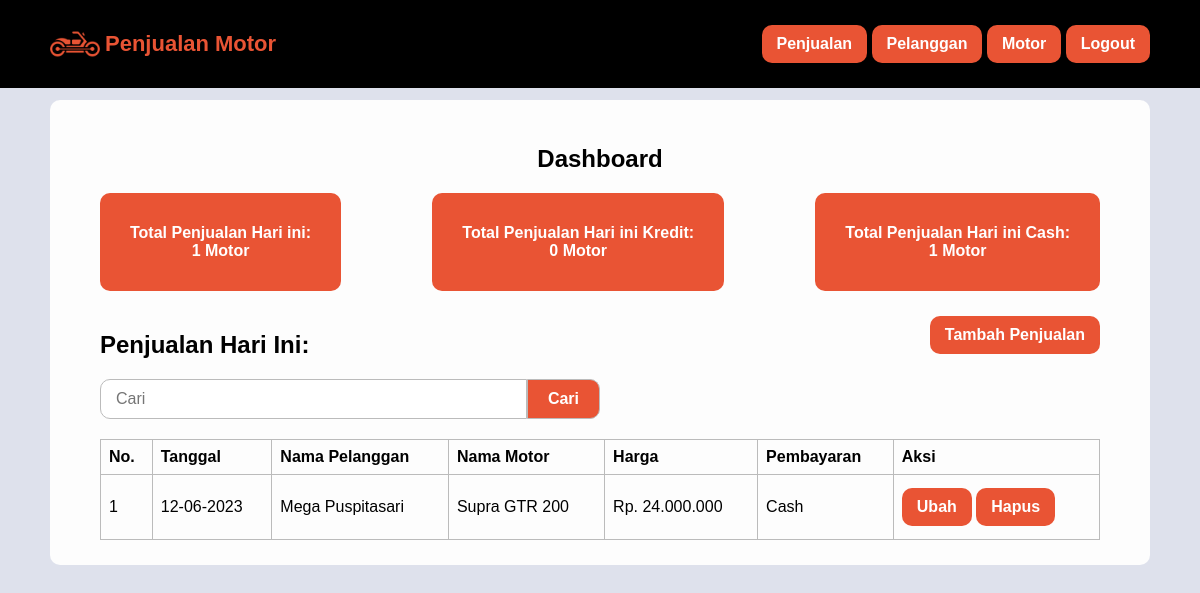
The app's page /index.php (signed in) with its own data.
### tables this page shows
CREATE TABLE `penjualan` (
  `id_penjualan` int(11) NOT NULL,
  `tanggal` date NOT NULL,
  `id_pelanggan` int(11) NOT NULL,
  `id_motor` int(11) NOT NULL,
  `pembayaran` enum('Cash','Kredit') NOT NULL
);

CREATE TABLE `pelanggan` (
  `id_pelanggan` int(11) NOT NULL,
  `nama_pelanggan` varchar(100) NOT NULL,
  `no_telepon_pelanggan` varchar(20) NOT NULL,
  `alamat_pelanggan` text NOT NULL
);

CREATE TABLE `motor` (
  `id_motor` int(11) NOT NULL,
  `nama` varchar(50) NOT NULL,
  `merk` varchar(50) NOT NULL,
  `tahun` int(11) NOT NULL,
  `harga` int(11) NOT NULL
);

### index.php (the view, shortened to what this page needs)
<?php
    require_once 'koneksi.php';
    $total_penjualan_hari_ini = mysqli_fetch_assoc(mysqli_query($koneksi, "SELECT *, COUNT(penjualan.id_pelanggan) AS jumlah_penjualan FROM penjualan INNER JOIN motor ON penjualan.id_motor = motor.id_motor WHERE DATE(tanggal) = CURDATE()"))['jumlah_penjualan'];
    $total_penjualan_hari_ini_kredit = mysqli_fetch_assoc(mysqli_query($koneksi, "SELECT *, COUNT(penjualan.id_pelanggan) AS jumlah_penjualan FROM penjualan INNER JOIN motor ON penjualan.id_motor = motor.id_motor WHERE DATE(tanggal) = CURDATE() AND pembayaran = 'kredit'"))['jumlah_penjualan'];
    $total_penjualan_hari_ini_cash = mysqli_fetch_assoc(mysqli_query($koneksi, "SELECT *, COUNT(penjualan.id_pelanggan) AS jumlah_penjualan FROM penjualan INNER JOIN motor ON penjualan.id_motor = motor.id_motor WHERE DATE(tanggal) = CURDATE() AND pembayaran = 'cash'"))['jumlah_penjualan'];
    $penjualan = mysqli_query($koneksi, "SELECT * FROM penjualan INNER JOIN pelanggan ON penjualan.id_pelanggan = pelanggan.id_pelanggan INNER JOIN motor ON penjualan.id_motor = motor.id_motor WHERE DATE(tanggal) = CURDATE() ORDER BY tanggal DESC");
?>
<html>
<head>
    <?php include_once 'head.php'; ?>
</head>
<body>
    <?php include_once 'navbar.php'; ?>
    <div class="container anti-navbar">
        <div class="bg-table">
            <h2 class="text-center">Dashboard</h2>
            <div class="row justify-content-between">
                <div class="col">
                    <div class="card">
                        <h4>Total Penjualan Hari ini:<br><?= str_replace(",", ".", number_format($total_penjualan_hari_ini)); ?> Motor</h4>
                    </div>
                </div>
                <div class="col">
                    <div class="card">
                        <h4>Total Penjualan Hari ini Kredit:<br><?= str_replace(",", ".", number_format($total_penjualan_hari_ini_kredit)); ?> Motor</h4>
                    </div>
                </div>
                <div class="col">
                    <div class="card">
                        <h4>Total Penjualan Hari ini Cash:<br><?= str_replace(",", ".", number_format($total_penjualan_hari_ini_cash)); ?> Motor</h4>
                    </div>
                </div>
            </div>
            <div class="head-left">
                <h2>Penjualan Hari Ini:</h2>
            </div>
            <div class="head-right">
                <a href="tambah_penjualan.php" class="button">Tambah Penjualan</a>
            </div>
            <form method="post" class="clear form-cari">
                <input class="input" type="text" id="cari" name="cari" placeholder="Cari" required value="<?= (isset($_POST['cari'])) ? $_POST['cari'] : ''; ?>">
                <button type="submit" class="button align-right" name="btnCari">Cari</button>
            </form>
            <div class="table-responsive">
                <table border="1" cellpadding="10" cellspacing="0">
                    <tr>
                        <th>No.</th>
                        <th>Tanggal</th>
                        <th>Nama Pelanggan</th>
                        <th>Nama Motor</th>
                        <th>Harga</th>
                        <th>Pembayaran</th>
                        <th>Aksi</th>
                    </tr>
                    <?php $i = 1; ?>
                    <?php foreach ($penjualan as $data_penjualan): ?>
                        <tr>
                            <td><?= $i++; ?></td>
                            <td><?= date("d-m-Y", strtotime($data_penjualan['tanggal'])); ?></td>
                            <td><?= $data_penjualan['nama_pelanggan']; ?></td>
                            <td><?= $data_penjualan['nama']; ?></td>
                            <td>Rp. <?= str_replace(",", ".", number_format($data_penjualan['harga'])); ?></td>
                            <td><?= $data_penjualan['pembayaran']; ?></td>
                            <td>
                                <a class="button" href="ubah_penjualan.php?id_penjualan=<?= $data_penjualan['id_penjualan']; ?>">Ubah</a>
                                <a class="button" onclick="return confirm('Apakah Anda yakin ingin menghapus Penjualan <?= $data_penjualan['nama_pelanggan']; ?>?')" href="hapus_penjualan.php?id_penjualan=<?= $data_penjualan['id_penjualan']; ?>">Hapus</a>
                            </td>
                        </tr>
                    <?php endforeach ?>
                </table>
            </div>
        </div>
    </div>
</body>
</html>

### style.css (style rules this page uses)
* { font-family: 'Arial', sans-serif; }
body { background-color: #dee1ec; margin: 0; padding: 0; }
.container { padding: 10px 50px; }
.anti-navbar { padding-top: 100px; }
.button { margin-top: 5px; margin-bottom: 5px; display: inline-block; padding: 10px 15px; background-color: #E95434; color: #fff; text-decoration: none; border-radius: 10px; border: none; text-align: center; transition: all 0.2s ease-in-out; font-weight: bold; font-size: 16px; }
.label, .input { display: block; width: 100%; }
.input { margin-top: 5px; margin-bottom: 15px; padding: 10px; font-size: 16px; border-radius: 10px; border: 1px solid #eaeaea; }
.align-right { display: block; margin-left: auto; }
.clear { clear: both; }
.form-cari { margin-top: 20px; margin-bottom: 20px; display: flex; justify-content: center; width: 50%; }
.form-cari input { border: 1px solid #bbb; border-radius: 10px 0 0 10px; height: 40px; margin: 0; padding: 15px; }
.form-cari button { border: 1px solid #bbb; border-radius: 0 10px 10px 0; height: 40px; margin: 0; padding: 10px 20px; }
.bg-table { border-radius: 10px; padding: 25px 50px; background-color: #fdfdfd; }
.table-responsive { overflow-x: auto; }
.table-responsive table { width: 100%; border-collapse: collapse; }
.table-responsive th, .table-responsive td { padding: 8px; text-align: left; border: 1px solid #bbb; }
.card { background-color: #E95434; color: #fff; border-radius: 10px; padding: 10px 30px; text-decoration: none; text-align: center; }
.text-center { text-align: center; }
.head-left { float: left; margin: auto; }
.head-right { float: right; margin: auto; }
.row { display: flex; flex-wrap: wrap; justify-content: flex-start; margin-bottom: 10px; }
.col { margin-right: 20px; margin-bottom: 10px; flex: flex: 1 0 0%; }
.col:last-child { margin-right: 0; }
.justify-content-between { justify-content: space-between; }

### records on screen
penjualan: tanggal "12-06-2023", id_pelanggan.nama_pelanggan "Mega Puspitasari", id_motor.nama "Supra GTR 200", id_motor.harga "24.000.000", pembayaran "Cash"

### other values on screen
str_replace(",", ".", number_format($total_penjualan_hari_ini)) "1"
str_replace(",", ".", number_format($total_penjualan_hari_ini_kredit)) "0"
str_replace(",", ".", number_format($total_penjualan_hari_ini_cash)) "1"
